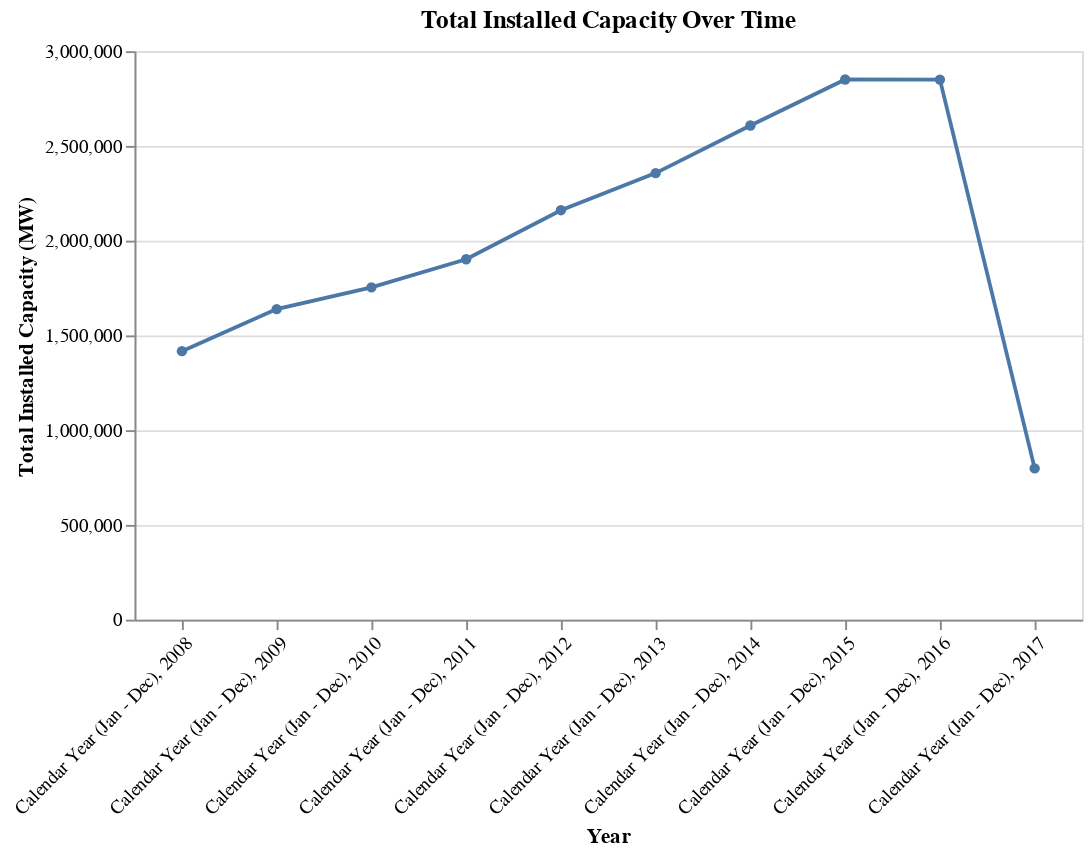

Notebook code cell kept with this figure:
### Markdown cell above
7) How has the total installed capacity changed over time?

### Code cell
installed_capacity_by_year = data.groupby('Year')['Installed Capacity'].sum().reset_index()
installed_capacity_by_year = installed_capacity_by_year.sort_values('Year')
chart = alt.Chart(installed_capacity_by_year, title='Total Installed Capacity Over Time').mark_line(point=True).encode(
    x=alt.X('Year:N', axis=alt.Axis(labelAngle=-45)),
    y=alt.Y('Installed Capacity:Q', title='Total Installed Capacity (MW)'),
    tooltip=['Year', 'Installed Capacity']
).properties(
    width=500
).interactive()
chart

### Figure 1 — Vega-Lite specification as saved in the notebook (floating-point values rounded to 4 significant figures)
{"config": {"view": {"continuousWidth": 300, "continuousHeight": 300}}, "data": {"name": "data-78f8bc331cb19e53b985a5420611000f"}, "mark": {"type": "line", "point": true}, "encoding": {"tooltip": [{"field": "Year", "type": "nominal"}, {"field": "Installed Capacity", "type": "quantitative"}], "x": {"axis": {"labelAngle": -45}, "field": "Year", "type": "nominal"}, "y": {"field": "Installed Capacity", "title": "Total Installed Capacity (MW)", "type": "quantitative"}}, "params": [{"name": "param_1", "select": {"type": "interval", "encodings": ["x", "y"]}, "bind": "scales"}], "title": "Total Installed Capacity Over Time", "width": 500, "$schema": "https://vega.github.io/schema/vega-lite/v5.8.0.json", "datasets": {"data-78f8bc331cb19e53b985a5420611000f": [{"Year": "Calendar Year (Jan - Dec), 2008", "Installed Capacity": 1417000.0}, {"Year": "Calendar Year (Jan - Dec), 2009", "Installed Capacity": 1639000.0}, {"Year": "Calendar Year (Jan - Dec), 2010", "Installed Capacity": 1754000.0}, {"Year": "Calendar Year (Jan - Dec), 2011", "Installed Capacity": 1902000.0}, {"Year": "Calendar Year (Jan - Dec), 2012", "Installed Capacity": 2161000.0}, {"Year": "Calendar Year (Jan - Dec), 2013", "Installed Capacity": 2357000.0}, {"Year": "Calendar Year (Jan - Dec), 2014", "Installed Capacity": 2608000.0}, {"Year": "Calendar Year (Jan - Dec), 2015", "Installed Capacity": 2851000.0}, {"Year": "Calendar Year (Jan - Dec), 2016", "Installed Capacity": 2850000.0}, {"Year": "Calendar Year (Jan - Dec), 2017", "Installed Capacity": 798400.0}]}}
